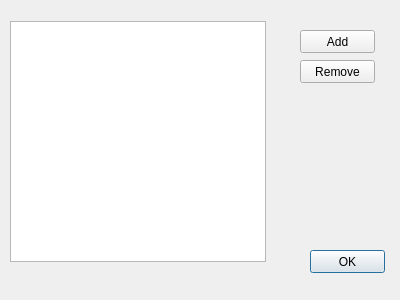
<?xml version="1.0" encoding="UTF-8"?>
<ui version="4.0">
 <class>SyncList</class>
 <widget class="QDialog" name="SyncList">
  <property name="geometry">
   <rect>
    <x>0</x>
    <y>0</y>
    <width>400</width>
    <height>300</height>
   </rect>
  </property>
  <property name="windowTitle">
   <string>Dialog</string>
  </property>
  <widget class="QPushButton" name="pushButton">
   <property name="geometry">
    <rect>
     <x>310</x>
     <y>250</y>
     <width>75</width>
     <height>23</height>
    </rect>
   </property>
   <property name="text">
    <string>OK</string>
   </property>
  </widget>
  <widget class="QPushButton" name="pushButton_2">
   <property name="geometry">
    <rect>
     <x>300</x>
     <y>30</y>
     <width>75</width>
     <height>23</height>
    </rect>
   </property>
   <property name="text">
    <string>Add</string>
   </property>
  </widget>
  <widget class="QPushButton" name="pushButton_3">
   <property name="geometry">
    <rect>
     <x>300</x>
     <y>60</y>
     <width>75</width>
     <height>23</height>
    </rect>
   </property>
   <property name="text">
    <string>Remove</string>
   </property>
  </widget>
  <widget class="QTableWidget" name="tableWidget">
   <property name="geometry">
    <rect>
     <x>10</x>
     <y>21</y>
     <width>256</width>
     <height>241</height>
    </rect>
   </property>
  </widget>
 </widget>
 <resources/>
 <connections/>
</ui>
